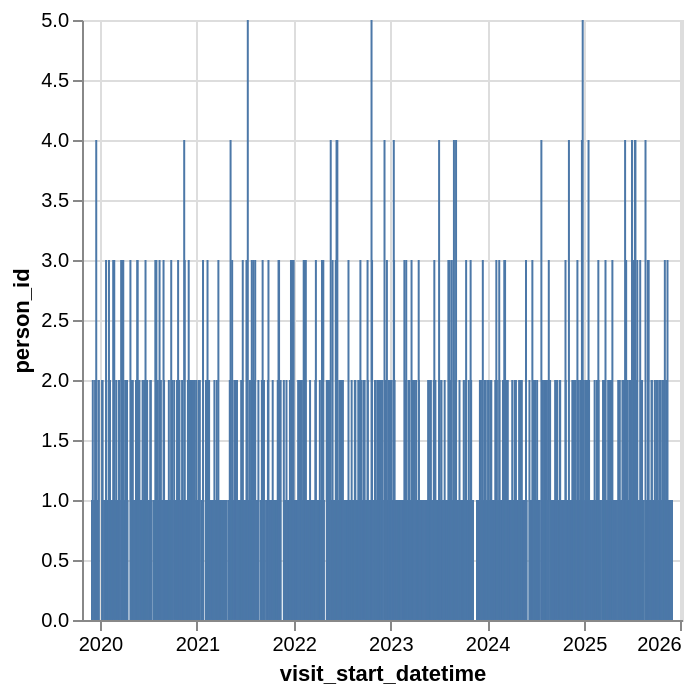

Source (notebook cell):
### Code cell
# Visualisation des dates de debut de visite
alt.Chart(visit_start_summary).mark_bar(size=1).encode(
    alt.X('visit_start_datetime:T', scale=alt.Scale(padding=5)),
    y='person_id:Q'
)

### Figure 1 — Vega-Lite specification as saved in the notebook (floating-point values rounded to 4 significant figures; data arrays with more than 128 entries replaced by an {"elided": "..."} marker saying what was removed)
{"config": {"view": {"continuousWidth": 300, "continuousHeight": 300}}, "data": {"name": "data-85c9f329c53c8688f9b9e543953fe309"}, "mark": {"type": "bar", "size": 1}, "encoding": {"x": {"field": "visit_start_datetime", "scale": {"padding": 5}, "type": "temporal"}, "y": {"field": "person_id", "type": "quantitative"}}, "$schema": "https://vega.github.io/schema/vega-lite/v6.4.1.json", "datasets": {"data-85c9f329c53c8688f9b9e543953fe309": {"elided": "1056 records"}}}
